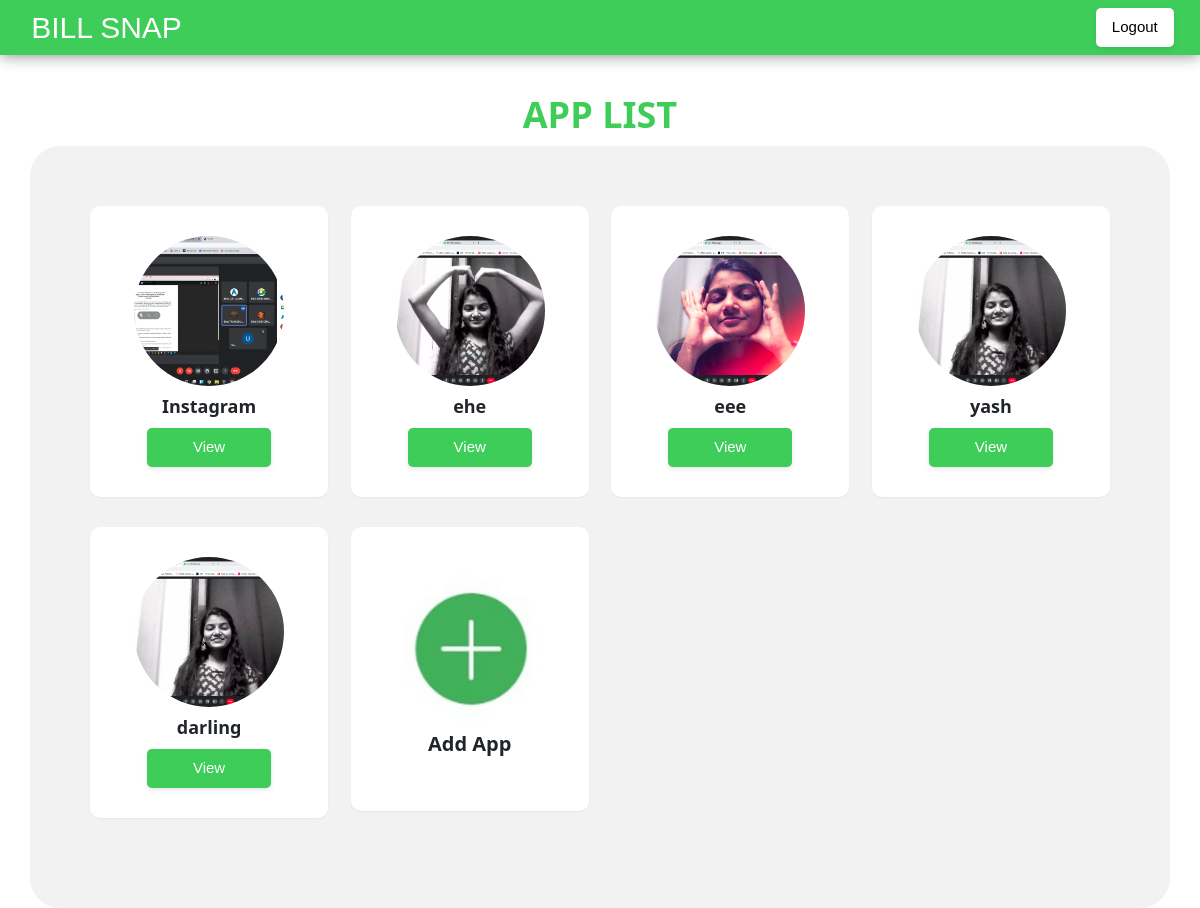
Page /apps/all/ (signed in) on the earlier database version.
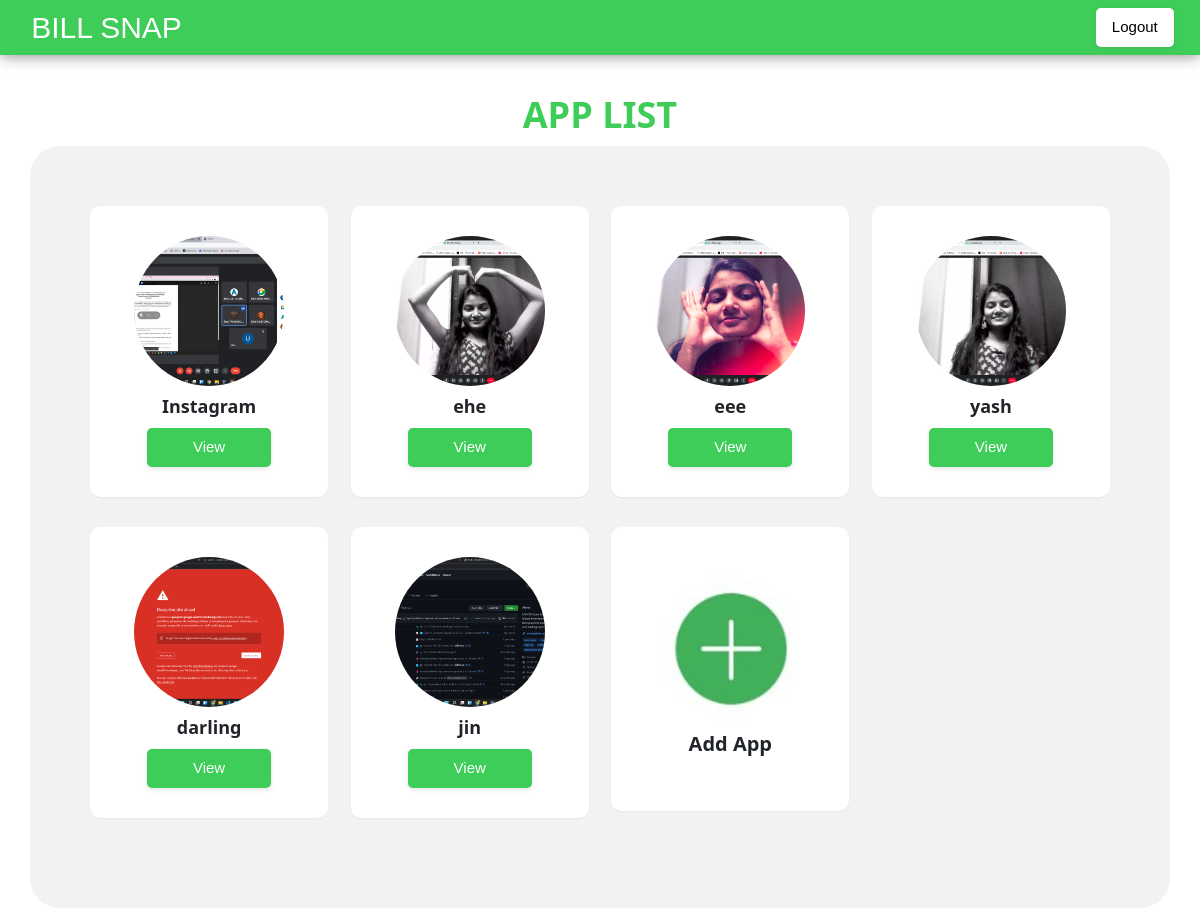
Same page on the later database version.
### apps/models.py (models this page shows, shortened)
class applists(models.Model):
    author= models.ForeignKey(User, on_delete=models.CASCADE)
    appname=models.CharField(verbose_name='App name',primary_key=True,max_length=50,unique=True,null=False)
    appimg=models.ImageField(upload_to = 'app_images',null=True,blank=True)
    date_published= models.DateTimeField(auto_now_add=True)
    date_modified = models.DateTimeField(auto_now=True)
    slug = models.SlugField(max_length=255, null=True, unique=True, editable=False)

### apps/views.py (the view)
# urls.py: path('all/', views.showapps, name='showapps'),
@login_required
def showapps(request):
    appli=applists.objects.all()
    leni=len(appli)
    mssg="logged in sucessfully"
    logger.info(request.user.username+"_seen the whole applist")
    return render(request,'showapps.html',{'showapp':appli,'leni':leni,'msg':mssg})

### templates/showapps.html (shortened to what this page needs)
{% load static %}
<!DOCTYPE html>
<html lang="en">
<head>
    <link href="https://cdn.jsdelivr.net/npm/bootstrap@5.1.3/dist/css/bootstrap.min.css" rel="stylesheet"
 />
    <link href='https://unpkg.com/boxicons@2.0.7/css/boxicons.min.css' rel='stylesheet'>
    <link rel="stylesheet" href="https://cdnjs.cloudflare.com/ajax/libs/font-awesome/6.1.1/css/all.min.css" />
    <link rel="stylesheet" href="{% static 'assets/styles.css'%}">
    <link rel="stylesheet" href="{% static 'w3.css' %}" />
</head>
<body class="w3-padding">
    {% include "dashnav.html" %}
    <div class="main mx-auto">
        <h1 class="applist "><b>APP LIST</b></h1>
        <div class="container">
            <div class="row">
                {% if leni != 0 %}
                {% for i in showapp %}
                <div class="col-md-6 col-xl-3">
                    <div class="card m-b-30 py-3">
                        <div class="card-body">
                            <div class="top">
                                <div class="app-img-container">
                                    <a href="{% url 'dashboard' i.slug %}"><img src="{{i.appimg.url}}" alt=""
                                            class="img-fluid app-img"></a>
                                </div>
                                <div>
                                    <h5><b>{{i.appname}}</b></h5>
                                </div>
                            </div>
                            <div class="bottom">
                                <ul class="social-links list-inline mb-0">
                                    <a href="{% url 'dashboard' i.slug %}"><button class="b-primary px-5 py-2">View</button></a>
                                </ul>
                            </div>
                        </div>
                    </div>
                </div>
                {% endfor %}
                {% else %}
                <h2>no apps found</h2>
                {% endif%}
                <div class="col-md-6 col-xl-3">
                    <div class="card m-b-30 py-3">
                        <div class="card-body">
                            <div class="top">
                                <div class="app-img-container mt-3">
                                    <a href="{% url 'addapp'%}"><img src="{% static 'assets/image/addbtn.jpeg' %}" alt=""
                                            class="img-fluid app-img"></a>
                                </div>
                                <div class="mb-3">
                                    <h4><b>Add App</b></h4>
                                </div>
                            </div>
                        </div>
                    </div>
                </div>
            </div>
        </div>
    </div>
</body>
</html>

### templates/dashnav.html (shortened to what this page needs)
<header>
    <nav class="navbar navbar-expand-lg fixed-top p-md-0">
        <div class="container-fluid">
            <a class="navbar-brand d-none d-md-block mt-1" href="{% url 'index' %}">
                <h2 class="h2">BILL SNAP</h2>
            </a>
            <div class="d-flex ms-auto gap-4 pe-3">
                <a href="{% url 'accounts:logout' %}">
                    <button class="b-primary b-secondary px-3 py-2">
                        Logout
                    </button>
                </a>
            </div>
        </div>
    </nav>
</header>

### static/assets/styles.css (style rules this page uses)
body { background: white; }
button { height: 50px; }
.h2 { font-family: Arial, Helvetica, sans-serif; font-size: 30px; margin-top: 5px; }
.b-primary { font-weight: bold; font-size: 16px; line-height: 20px; text-align: center; letter-spacing: 0.08em; text-transform: uppercase; padding: 12px 24px; border-radius: 4px; border: 1px solid transparent; background: #3dcd58; color: white; box-shadow: 0px 0px 1px rgba(40, 41, 61, 0.04), 0px 2px 4px rgba(96, 97, 112, 0.16); }
.b-secondary { background: white; color: #3dcd58; }
html, body { height: 100%; }
nav { background: #3dcd58; box-shadow: 0px 0px 15px grey; height: 55px; width: 100%; }
body { background: #e5e5e566; }
.main { padding-top: 55px; width: 100%; height: 100%; justify-content: flex-start; max-height: 100vh; }
div > a { text-decoration: none; color: rgb(36, 35, 35); }
@media (min-width: 767px) { .main { top: 55px; } }
.h2 { position: relative; left: 20px; color: white; }
* { box-sizing: border-box; }
.b-primary { margin-bottom: 5px; }
body { font-family: Arial, Helvetica, sans-serif; }
.container { border-radius: 30px; background-color: #f2f2f2; padding: 60px; }
body { margin-top: 20px; background: #f5f5f5; }
.card { border: none; -webkit-box-shadow: 0 1px 2px 0 rgba(0, 0, 0, 0.05); box-shadow: 0 1px 2px 0 rgba(0, 0, 0, 0.05); margin-bottom: 30px; }
h1, h2, h3, h4, h5, h6 { margin: 0 0 10px; font-weight: 600; }
a { color: #707070; }
.applist { color: #3dcd58; text-align: center; margin-top: 30px; }
body { margin-top: 20px; }
img { vertical-align: middle; border-style: none; height: 90px; }
body { margin-top: 20px; background: white; }
body { overflow-x: hidden; }

### static/w3.css (style rules this page uses)
html { box-sizing:border-box }
*,*:before,*:after { box-sizing:inherit }
html { -ms-text-size-adjust:100%;-webkit-text-size-adjust:100% }
body { margin:0 }
article,aside,details,figcaption,figure,footer,header,main,menu,nav,section { display:block }
a { background-color:transparent }
b,strong { font-weight:bolder }
img { border-style:none }
button,input,select,textarea,optgroup { font:inherit;margin:0 }
button,input { overflow:visible }
button,select { text-transform:none }
button,[type=button],[type=reset],[type=submit] { -webkit-appearance:button }
html,body { font-family:Verdana,sans-serif;font-size:15px;line-height:1.5 }
html { overflow-x:hidden }
h1 { font-size:36px }
h2 { font-size:30px }
h4 { font-size:20px }
h5 { font-size:18px }
h1,h2,h3,h4,h5,h6 { font-family:"Segoe UI",Arial,sans-serif;font-weight:400;margin:10px 0 }
img { vertical-align:middle }
a { color:inherit }
.w3-padding { padding:8px 16px!important }

### templates/showapps.html (style rules this page uses)
.app-img-container { width:150px; height:150px; }
.app-img { width: 100%; height:100%; object-fit: cover; border-radius: 50%; }
.top { display:flex; align-items:center; justify-content:center; flex-direction: column; }
.bottom { display:flex; align-items:center; justify-content:center; }
a { all:unset; cursor: pointer; }
.b-primary { all:unset; background: #3dcd58; color:white; box-shadow:0px 0px 1px rgb(40 41 61 / 4%), 0px 2px 4px rgb(96 97 112 / 16%) ; border:1px solid transparent; border-radius: 5px; }
.card { border-radius: 10px; }

### templates/dashnav.html (style rules this page uses)
.navbar .b-primary { all: unset; background: #3dcd58; color: white; box-shadow: 0px 0px 1px rgb(40 41 61 / 4%), 0px 2px 4px rgb(96 97 112 / 16%); border: 1px solid transparent; border-radius: 5px; }
.navbar .b-secondary { background: white; color: black; }

Differences in the rows shown:
changed applists "darling": appimg: a different picture
added applists: appimg (picture), appname "jin"
